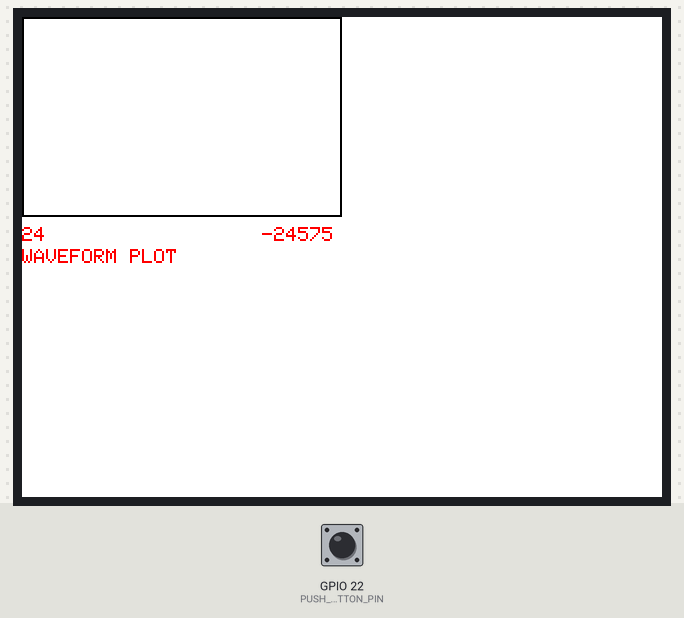
This sketch was run on a simulated ESP32. Parts: 320×240 colour display. The inputs (shaded band) are chosen by the test bench; at power-on: GPIO 22 (PUSH_BUTTON_PIN) LOW. I2S audio is not simulated (input reads silence); what the sketch prints to the serial monitor is not drawn.

Above: at 8.3 s.
8.4 s: GPIO 22 (PUSH_BUTTON_PIN) pulled HIGH for 0.15 s
At 9.7 s:
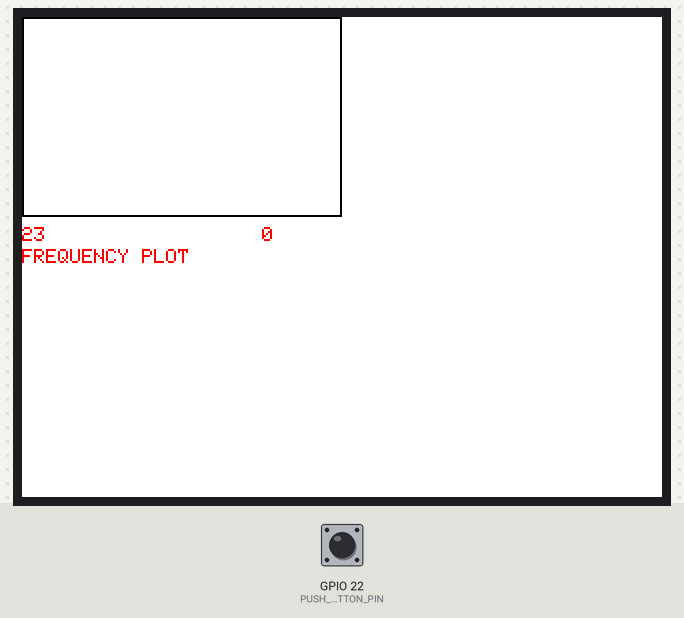
10.6 s: GPIO 22 (PUSH_BUTTON_PIN) pulled HIGH for 1 s
At 12.7 s:
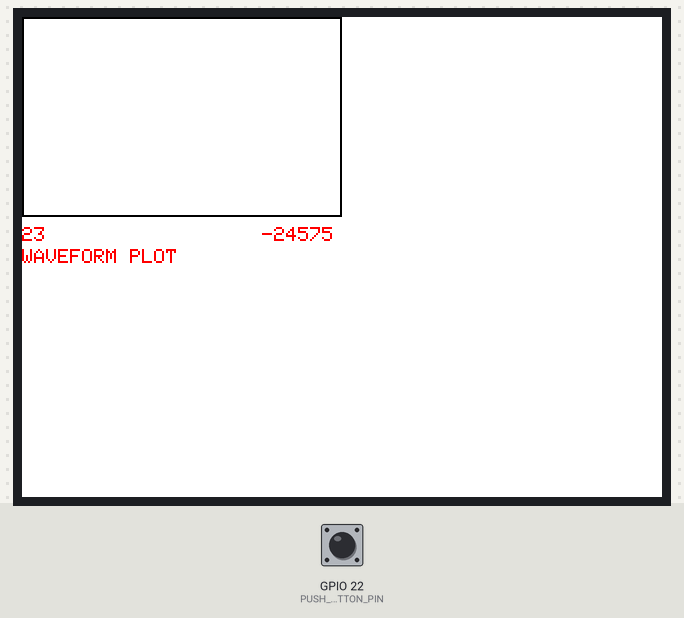
13.1 s: GPIO 22 (PUSH_BUTTON_PIN) pulled HIGH for 0.15 s
At 15.3 s:
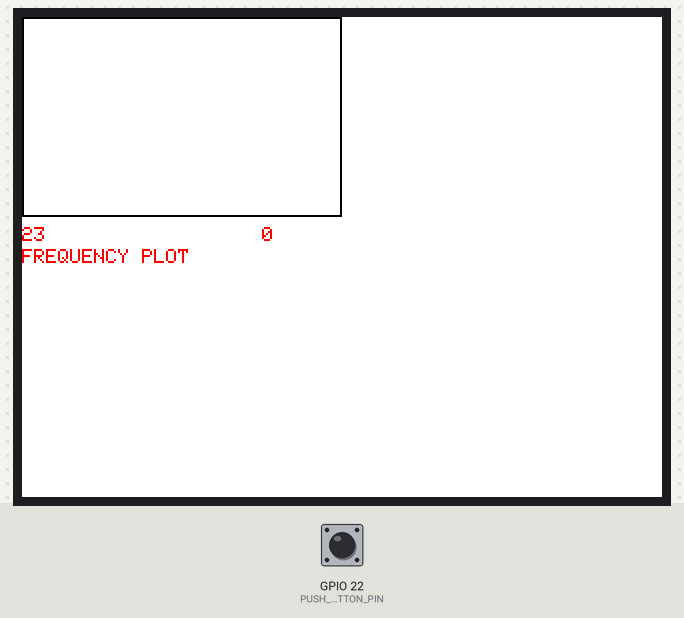
15.9 s: GPIO 22 (PUSH_BUTTON_PIN) pulled HIGH for 1 s
At 18.0 s:
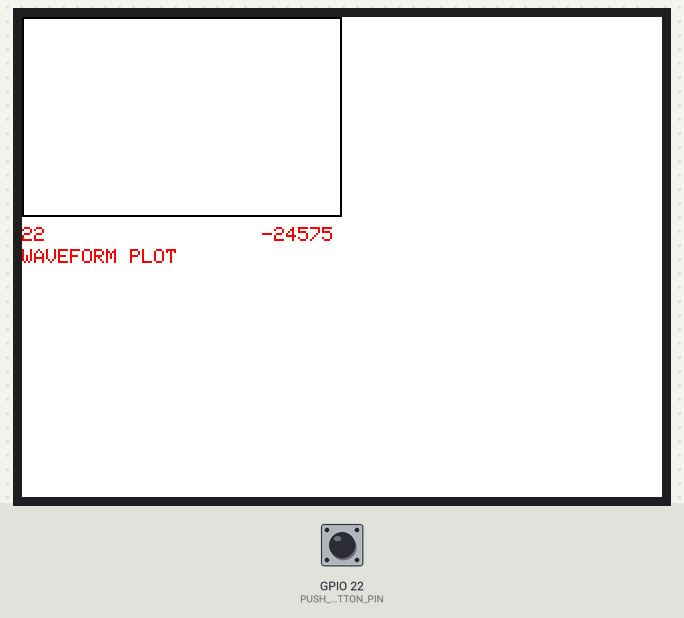
18.4 s: GPIO 22 (PUSH_BUTTON_PIN) pulled HIGH for 3.2 s
At 19.9 s:
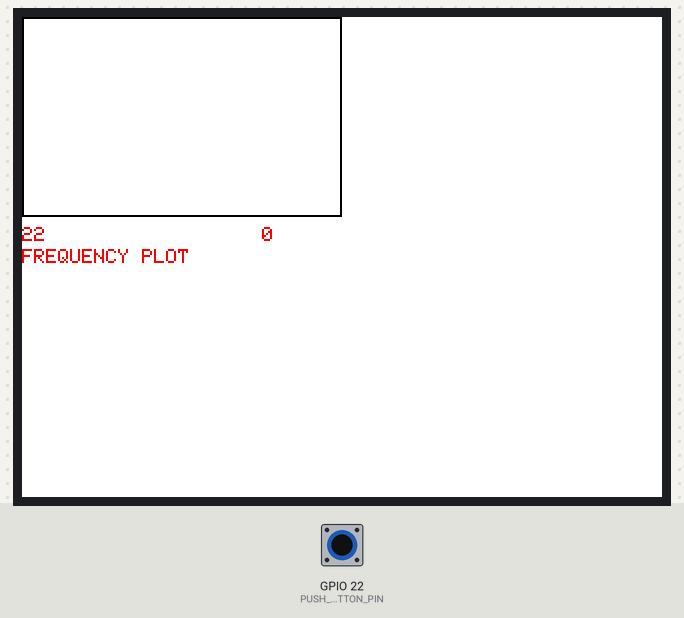
23.1 s: GPIO 22 (PUSH_BUTTON_PIN) pulsed HIGH 5 times (0.12 s each, 0.3 s apart)
At 25.4 s:
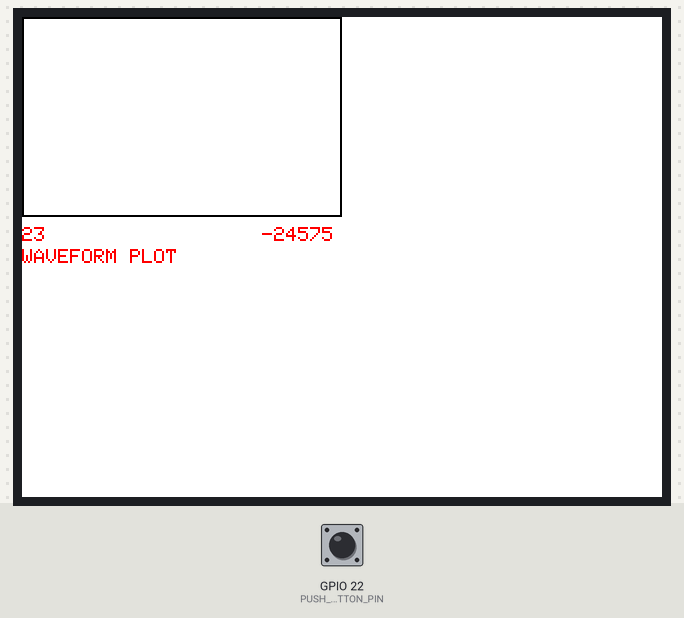
Timing chart, 0 to 26.9 s (numbered marks = the images above; inputs shaded):
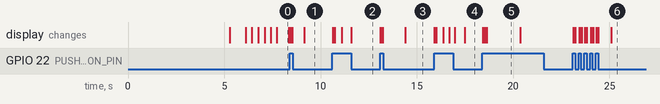

The sketch:

SpectrumAnalyzer.ino
```cpp
#include <TFT_eSPI.h>
#include <SPI.h>
#include <Math.h>
#include "SignalSampler.h"
#include "DisplayFunctions.h"
#include "SPALSH_SCREEN.h"
//#include "FFT.h"

//Use them to see the output of various functions on the serial monitor

#define DISPLAY_DATA_DEBUG    0               //Setting this to 1 will print all data for Display Buffer
#define BUTTON_DEBUG          0               //Setting this to 1 will print all data related to button
#define FFT_DATA_DEBUG        0               //Setting this to 1 will print FFT data
#define WAVEFORM_DEBUG        0               //Setting this to 1 will print all data for Waveform Plot
#define TIME_DEBUG            0               //Setting this to 1 will print time taken for each task.

TFT_eSPI tft = TFT_eSPI();

//----FOR FFT----
//Variables
float AnalogValue_re[BUFFER_SIZE];
float FFT_output[BUFFER_SIZE];
float Magnitude[BUFFER_SIZE/2 - 1];
float MajorFreq = 0.0;
double SignalAverage = 0.0;
//Initialization of Arduino FFT object
//arduinoFFT FFT = arduinoFFT(AnalogValue_re, AnalogValue_im, BUFFER_SIZE, ReadFreq);
fft_config_t *FFT = fft_init(BUFFER_SIZE, FFT_REAL, FFT_FORWARD, AnalogValue_re, FFT_output);
//Initialization of the Display Buffer
uint32_t *FFTPLOT_DisplayData = InitializeDisplayArray(FFTPLOT_CHANNEL);
bool editingDisplayData = false;
bool clearDisplay = false;
//--------

bool StartDelay = false;    //used in Processing Task

//RGB color Stuff
RGBColor FFTPLOT_Color = RGBColor(5);

//Button Structure for Plot Change Button
Button PlotChangeButton = {PUSH_BUTTON_PIN, 0, false};

//Interrupt function for Plot Mode change button
void IRAM_ATTR PlotModeChange(){
  PlotChangeButton.NumPresses++;
  PlotChangeButton.state = (PlotChangeButton.state)? false: true;
  clearDisplay = true;
}

//Main tasks decleration
TaskHandle_t DataProcessingTask;
TaskHandle_t DataVisualizationTask;

//Task Function Prototypes
void DataProcessingTask_Code(void *Parameter);
void DataVisualizationTask_Code(void *Parameter);

void setup() {
  //Setup Serial communication
    Serial.begin(115200);
  // Setup the TFT screen
    TFTsetup(tft);
  // Setup the ADC
    ADCSetup(Serial);
  // Setup the viewing scale
    SetViewScale(Serial);
  // Display the SPLASH Animation
    tft.pushImage(0,4,SPALSH_SCREEN.width,SPALSH_SCREEN.height,SPALSH_SCREEN.data);
    delay(5000);
    tft.fillScreen(BG_Color);
    delay(250);
  // Setup Hardware interrupt for the PUSH Button
    pinMode(PlotChangeButton.PIN, INPUT);
    attachInterrupt(PlotChangeButton.PIN, PlotModeChange, RISING);
  // Setup the tasks to run on different cores.
    xTaskCreatePinnedToCore(DataProcessingTask_Code, "ProcessingTask", 10000, NULL, 1, &DataProcessingTask, 0);
    delay(500);
    xTaskCreatePinnedToCore(DataVisualizationTask_Code, "VisualizationTask", 10000, NULL, 1, &DataVisualizationTask, 1);
    delay(1000);
    Serial.println("Setup Complete");
  //used for FrameRate calculations
    ttime_start = micros();
    frame = 0;
    FFTPLOT_Color.SetFrame(frame);
}

void loop() {
  //Empty Loop
}

//Tasks Definitions
void DataProcessingTask_Code(void *Parameter){
  while(1){
    unsigned long timee = micros();       //Legacy code, used to get the time spent in the function
    //This task deals with all the stuff that is associated with Data acqisition and processing

    //This delay is added to give system time to setup and get the samples.
    if(StartDelay){
      delayMicroseconds(25000);
      StartDelay = true;
    }
    //1. Get the sampled data
    SignalAverage = GetSampledData(AnalogValue_re);
    //Serial.print("Got Signal\n");
    if(PlotChangeButton.state){ //No need if we are only using waveform plot i.e state = 0
      //2. Compute FFT and get frequency data
      MajorFreq = ComputeFFT(FFT, Magnitude);
      //Serial.println("GOT FFT Data");
      //Print the FFT (if required)
      if(FFT_DATA_DEBUG){
        PrintFFT(Serial, FFT_output, BUFFER_SIZE);
      }

      //This delay will ensure that watch dog timers are reset.
      vTaskDelay(xDelay);

      //3. Prepare the FFT data for Displaying.
//      while(editingDisplayData){ //Wait if the Display Buffer is beings used by processing task
//        Serial.println("DP Waiting for DispBuffer");
//      }
      editingDisplayData = true;
      PrepareDisplayData(FFT_output, FFTPLOT_FREQ_START, FFTPLOT_FREQ_END, FFTPLOT_CHANNEL, ReadFreq, BUFFER_SIZE, FFTPLOT_DisplayData);
      editingDisplayData = false;
      //Serial.println("GOT Display Data");

      //4. Get Major Frequency from our data
//      MajorFreq = FFT.MajorPeak(AnalogValue_re, BUFFER_SIZE, ReadFreq);
      //Serial.printf("Major Frequency: %.6lf\n", MajorFreq);
      //Print the Display Data obtained (if required)
      if(DISPLAY_DATA_DEBUG){
        for(int i = 0; i < FFTPLOT_CHANNEL; i++){
          Serial.println(FFTPLOT_DisplayData[i]);
        }
      }
    }
    if(TIME_DEBUG){
      Serial.print("Time Taken by Processing Task:");
      Serial.println(timee);
    }
  }
}


void DataVisualizationTask_Code(void *Parameter){
while(1){
   unsigned long timee = micros();       //Legacy code, used to get the time spent in the function
  //This task deals will all the stuff associated with displaying and visualization of the FFT Data.

  //Get FrameRate
  double frate = GetFrameRate(micros());

  //If button was pressed recently, then clear the last plot type.
  if(clearDisplay){
    tft.fillScreen(BG_Color);
    clearDisplay = false;
  }

  //  Print Button State:
  if(BUTTON_DEBUG){
    Serial.printf("\nButton state: %i, presses: %d\n", PlotChangeButton.state, PlotChangeButton.NumPresses);
  }
  //Do Color Stuff
  uint16_t PlotColor = Rainbow?FFTPLOT_Color.RGBValue(): FFTPLOT_DEFAULT_COLOR;

  if(PlotChangeButton.state){  //Based on button state, plot the waveform or FFT Plot
    //Plot the FFT Plot
     while(editingDisplayData){ //Wait if the Display Buffer is beight used by processing task
       Serial.println("DV Waiting for DispBuffer");
     }
     editingDisplayData = true;
     PlotFFTBarGraph(tft, FFTPLOT_DisplayData, FFTPLOT_CHANNEL, MajorFreq, frate, PlotColor);
     editingDisplayData = false;
  }
  else{
    //Plot the sampled data on the TFT screen (if want to see the waveform)
    PlotSampledData(tft, AnalogValue_re, SignalAverage, frate, PlotColor);

    //Print the sampled data to the serial port
    if(WAVEFORM_DEBUG){
      PrintSampledData(Serial, AnalogValue_re);
    }
  }

  //Get next color every X frame only for rainbow
  if(Rainbow){
      if((frame - FFTPLOT_Color.GetFrame()) > ColorChangeThreshold){
      FFTPLOT_Color.UpdateRainbow();
      FFTPLOT_Color.SetFrame(frame);
    }
  }

  //Now add the delay to keep the fps stable
    timee = micros() - timee;                 //Calculate the time taken to plot the data.
    int16_t Delay = ceil(1/(FPSdesired*1.0)*1000 - timee/1000.0);    //adaptive delay
    if(Delay < 0){
      Delay = FPSDelay; //Worst case scenario.
    }
  delay(Delay);
}
}
```

DisplayFunctions.h
```cpp
/*
    * DisplayFunctions.h
    *
    *  Created on: Aug 18, 2022
    *  This header file contains the constants and defines needed to compute
    *   all the visual stuff on the spectrum analyser.
    *
*/
#ifndef _DISPLAYFUNCTIONS_H
#define _DISPLAYFUNCTIONS_H

#include <TFT_eSPI.h>
#include <Math.h>
#include <stdio.h>

//Defines
#define PlotType 2                                      //2 for line, 1 for shaded, 0 for line
#define VIEW_SCALE 1                                    //The scale for the signal to be displayed.
                                                        //1-> Full scale, 2-> half, 3-> 1/4th, 4-> 1/8th,
                                                        //any other will default to full scale

#define startX 0                                        //Start X coordinate for display box
#define startY 0                                        //Start Y coordinate for display box
#define BoxW 160                                        //Width of display box
#define BoxH 100                                        //Height of display box
#define TEXT_startX 0                                   //Start X coordinate for text
#define TEXT_startY 105                                 //Start Y coordinate for text
#define TEXT_WIDTH 20                                   //Width of text box
#define TEXT_HEIGHT 10                                  //Height of text box
//These are parameters for the other text that will
//printed on the display
#define TEXT2_startX 120
#define TEXT2_startY 105
#define TEXT2_WIDTH 40
#define TEXT2_HEIGHT 10
#define TEXT3_startX 0
#define TEXT3_startY 116
#define TEXT3_WIDTH 80
#define TEXT3_HEIGHT 10
///////////////////////
#define UpperYcut 2700                                  //Upper cutoff for plotting the sampled data
#define LowerYcut 000                                   //Lower cutoff for plotting the sampled data

#define FPSdesired 24                                   //Desired FPS for the display(max 30)
#define FPSDelayMS 1/(FPSdesired*1.0)*1000              //The time we have to wait for between each new frame
#define CLRSCREENCNTR 500                               //Reset Full screen after this many frames

#define FFTPLOT_CHANNEL 80                              //The channels on the FFF plot
#define FFTPLOT_FREQ_START 50                          //The starting frequency for the FFT plot
#define FFTPLOT_FREQ_END 4500                          //The ending frequency for the FFT plot
#define FFTPLOT_THRESHOLD_LOWER 0
#define FFTPLOT_THRESHOLD_UPPER 80000

#define ColorChangeThreshold 1                          //The Speed at which FFT spectrum plot change color
#define Rainbow 1                                       //If we want to cycle the color of RGB plot(1). O/W plot will be a set color(0).
#define BG_Color  TFT_WHITE//0x5269                                //BG Color for all plots
#define FFTPLOT_DEFAULT_COLOR TFT_WHITE                 //Default color of the Plot

#define PUSH_BUTTON_PIN 22                              //The pin that is connceted to push button to toggle Plot Mode

//Global Variables
const   int FPSDelay = ceil(FPSDelayMS);                //The Delay in Milliseconds between each new frame.
extern  int Wskip;                                      //Used in plotting the data on the screen.
extern  int DispBufferElements;                         //Number of elements in the display buffer, used in plotting function
extern  int Ymax;                                       //Used in plotting the sampled data
extern  int Ymin;                                       //Used in plotting the sampled data
extern  int MaxBarHeight;
extern  unsigned long frame;                            //Used to keep track of how many frames have been displayed
extern  unsigned long ttime_start;                      //Used to keep track of how long the program has been running

//Function Prototypes
void    TFTsetup(TFT_eSPI &tft);
void    SetViewScale(Stream &Serial);
void    PlotSampledData(TFT_eSPI &tft, float* AnalogValue_re, double avg, double fps, uint16_t PlotColor);
void    PrintSampledData(Stream &Serial, float* AnalogValue_re);
double  GetFrameRate(unsigned long timeNow);
void    PlotFFTBarGraph(TFT_eSPI &tft, uint32_t *DisplayData, int Channel, float FPeak, double fps, uint16_t PlotColor);

//Structure for keeping track of Button Presses
struct Button{
  const uint8_t PIN;
  uint16_t NumPresses;
  bool state;
};

//Class for RGB color of Plot
class RGBColor {
  private:
    uint16_t RGB;
    uint16_t Red;
    uint16_t Blue;
    uint16_t Green;
    uint8_t state;
    uint8_t ColorUpdateValue;
    unsigned long startFrame;

  public:
    RGBColor(uint8_t UpdateValue);                    //constructor
    void SetColor(uint16_t Color);                    //Set the color to a user defined value
    void UpdateRainbow();                             //Set RGB to cycle in Rainbow spectrum
    uint16_t RGBValue();                              //Get the Current RGB value.
    void UpdateRainbowSpeed(uint8_t Value);           //Change the rate at which the Rainbow cycle runs.
    void SetFrame(unsigned long target);              //Set the value of the frame
    unsigned long GetFrame();                         //Get the value of the frame
};
#endif //_DISPLAYFUNCTIONS_H
```

SignalSampler.h
```cpp
/*
    * SignalSampler.h
    *
    *  Created on: Aug 15, 2022
    * This header file stores the defines and funtion prototypes
    * required to comute the sampling of the signal and its processing.
    *
*/
#ifndef _SIGNALSAMPLER_H
#define _SIGNALSAMPLER_H

#include <freertos/FreeRTOS.h>
#include <freertos/semphr.h>
#include <freertos/queue.h>
#include <driver/i2s.h>
#include <driver/adc.h>
#include <esp_adc_cal.h>
#include <esp_err.h>
#include <esp_log.h>
#include <Math.h>
#include <stdio.h>
#include <Arduino.h>
#include "FFT.h"
//#include <arduinoFFT.h>

//DEFINES

//Constants to define the sampling frequency and the number of samples to be taken.
#define ReadFreq 11000
#define BUFFER_SIZE 1024
#define NumSeconds BUFFER_SIZE*(1.0/ReadFreq)
#define ReadDelayUs 1000000.0*(1.0/ReadFreq)
#define FFT_NOISE_THRESHOLD 4500
#define ADC_CHANNEL_USED ADC1_CHANNEL_6  //Formal name of Pin 34 (used for adc)


//Global variables
const int AnalogPin = 34;                             //Input signal is connected to GPIO 34 (Analog ADC1_CH6)
const TickType_t xDelay = 3 / portTICK_PERIOD_MS;
//Function Definitions
double GetSampledData(float* AnalogValue_re);
void ADCSetup(Stream &Serial);
float ComputeFFT(fft_config_t *FFT, float *Magnitude);
void PrepareDisplayData(float *AnalogValue_re, int FreqS, int FreqE, int Channel, int SamplFreq, int SamplSize, uint32_t *DisplayData);
void PrintFFT(Stream &Serial, float *RealValue, int BUFFERSIZE);
uint32_t *InitializeDisplayArray(int Channel);
void ClearDisplayBuffer(uint32_t *Array, int Size);
#endif
```

Source omitted: DisplayFunctions.cpp (14256 bytes), FFT.h (18950 bytes), ALSH_SCREEN.h (data table, 175225 bytes), SignalSampler.cpp (8065 bytes)

Measured:
- after the input at 8.4 s, the display: first changes at once (image 1 shows a later state)
- after the input at 10.6 s, the display: first changes at once (image 2 shows a later state)
- after the input at 13.1 s, the display: first changes at once (image 3 shows a later state)
- after the input at 15.9 s, the display: first changes at once (image 4 shows a later state)
- after the input at 18.4 s, the display: first changes at once (image 5 shows a later state)
- after the input at 23.1 s, the display: first changes at once (image 6 shows a later state)
